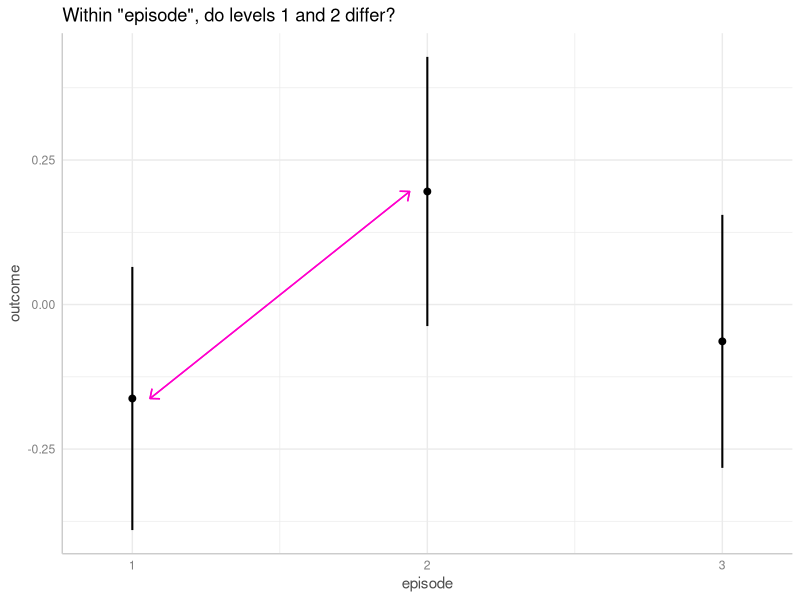

R code for this plot: (Note: this script raises an error after producing the figure.)
## ---- chunk 1
knitr::opts_chunk$set(
  collapse = TRUE,
  comment = "#>",
  dev = "png",
  fig.width = 7,
  fig.height = 3.5,
  message = FALSE, warning = FALSE
)
options(width = 800)
arrow_color <- "#FF00cc"

pkgs <- c(
  "ggplot2",
  "marginaleffects",
  "emmeans",
  "parameters",
  "htmltools"
)

if (!all(vapply(pkgs, requireNamespace, quietly = TRUE, FUN.VALUE = logical(1L)))) {
  knitr::opts_chunk$set(eval = FALSE)
}
## ---- chunk 2
library(htmltools)
callout_tip <- function(header = NULL, ...) {
  div(
    class = "callout-tip",
    tags$h1(
      tags$img(src = "../man/figures/summary.png", width = "16", height = "16", style = "vertical-align:middle"), # nolint
      header
    ),
    ...
  )
}
## ---- chunk 3
callout_tip(
  "Summary of most important points:",
  tags$ul(
    tags$li("The ", tags$em("ggeffects-package"), " relies on the ", tags$em("marginaleffects-package"), " by default to calculate contrasts and pairwise comparisons."), # nolint
    tags$li("Although this covers many different ways to test contrasts and comparisons, sometimes it can be convenient or necessary to calculate specific contrasts, like consecutive, interaction or custom contrasts. In this case (e.g. when ", tags$code("test=\"consecutive\""), ", or a data frame for custom contrasts), ", tags$code("test_predictions()"), " automatically switches the backend to the ", tags$em("emmeans-package"), "."), # nolint
    tags$li("The backend can also be changed explicitly by using the ", tags$code("engine"), " argument. Usually, this is not necessary, unless you want to calculate contrasts of random effects levels. This is currently only possible for ", tags$code("engine=\"ggeffects\""), " (see vignette \"Case Study: Intersectionality Analysis Using The MAIHDA Framework\").") # nolint
  )
)
## ---- chunk 4
library(ggeffects)
library(ggplot2)

set.seed(123)
n <- 200
d <- data.frame(
  outcome = rnorm(n),
  grp = as.factor(sample(c("treatment", "control"), n, TRUE)),
  episode = as.factor(sample(1:3, n, TRUE)),
  sex = as.factor(sample(c("female", "male"), n, TRUE, prob = c(0.4, 0.6)))
)
model1 <- lm(outcome ~ grp + episode + grp, data = d)
## ---- chunk 5
my_pred <- predict_response(model1, "episode", margin = "marginalmeans")
my_pred
## ---- chunk 6
p <- plot(my_pred)
line_data <- as.data.frame(my_pred, terms_to_colnames = FALSE)[1:2, ]
p + geom_segment(
  data = line_data,
  aes(
    x = as.numeric(x[1]) + 0.06, xend = as.numeric(x[2]) - 0.06,
    y = predicted[1], yend = predicted[2], group = NULL, color = NULL
  ),
  color = arrow_color,
  arrow = arrow(length = unit(0.1, "inches"), ends = "both", angle = 40)
) +
ggtitle("Within \"episode\", do levels 1 and 2 differ?")
## ---- chunk 7
# comparisons based on estimated marginal means, using "marginaleffects" package
test_predictions(model1, "episode", margin = "marginalmeans")

# comparisons using "emmeans" package
test_predictions(model1, "episode", engine = "emmeans")

# comparisons using "ggeffects" backend. This engine requires the
# ggeffects-object as input
test_predictions(my_pred, engine = "ggeffects")
## ---- chunk 8
model2 <- lm(outcome ~ grp * episode + grp, data = d)
## ---- chunk 9
my_pred <- predict_response(model2, c("episode", "grp"), margin = "marginalmeans")
my_pred
## ---- chunk 10
p <- plot(my_pred)
line_data <- as.data.frame(my_pred, terms_to_colnames = FALSE)[3:4, 1:2]
line_data$group_col <- "control"
p + geom_segment(
  data = line_data,
  aes(
    x = as.numeric(x[1]) - 0.06, xend = as.numeric(x[2]) + 0.06,
    y = predicted[1], yend = predicted[2], group = NULL, color = NULL
  ),
  color = arrow_color,
  arrow = arrow(length = unit(0.1, "inches"), ends = "both", angle = 40)
) +
ggtitle("Within level 2 of \"episode\", do treatment and control group differ?")
## ---- chunk 11
# we want "episode = 2-2" and "grp = control-treatment"

# comparisons based on estimated marginal means, using "marginaleffects" package
test_predictions(model2, c("episode [2]", "grp"), margin = "marginalmeans")

# comparisons based using "emmeans" package
test_predictions(model2, c("episode [2]", "grp"), engine = "emmeans")

# comparisons using "ggeffects" backend
my_pred <- predict_response(model2, c("episode [2]", "grp"), margin = "marginalmeans")
test_predictions(my_pred, engine = "ggeffects")
## ---- chunk 12
my_pred <- predict_response(model2, c("grp", "episode"))
p <- plot(my_pred)
line_data <- as.data.frame(my_pred, terms_to_colnames = FALSE)[, 1:2, ]
line_data$group_col <- "1"
p + geom_segment(
  data = line_data,
  aes(
    x = as.numeric(x[1]) - 0.05, xend = as.numeric(x[1]) - 0.05,
    y = predicted[1], yend = predicted[2], group = NULL, color = NULL
  ),
  color = "orange",
  arrow = arrow(length = unit(0.1, "inches"), ends = "both", angle = 40, type = "closed")
) + geom_segment(
  data = line_data,
  aes(
    x = as.numeric(x[4]) - 0.05, xend = as.numeric(x[4]) - 0.05,
    y = predicted[4], yend = predicted[5], group = NULL, color = NULL
  ),
  color = "orange",
  arrow = arrow(length = unit(0.1, "inches"), ends = "both", angle = 40, type = "closed")
) + geom_segment(
  data = line_data,
  aes(
    x = as.numeric(x[1]) - 0.05, xend = as.numeric(x[4]) - 0.05,
    y = (predicted[1] + predicted[2]) / 2,
    yend = (predicted[4] + predicted[5]) / 2, group = NULL, color = NULL
  ),
  color = arrow_color,
  arrow = arrow(length = unit(0.1, "inches"), ends = "both", angle = 40)
) +
ggtitle("Differnce-in-differences")
## ---- chunk 13
# specifying the difference-in-difference when using "marginaleffects"
test_predictions(model2, c("episode", "grp"), test = "(b1 - b3) = (b2 
- b4)", margin = "marginalmeans")

# "emmeans" provides similar comparisons when we set test = "interaction".
# This displays *all* possible differences-in-differences. The first row in
# this output is identical to the above result from "marginaleffects". The
# "emmeans" package is used automatically, when test = "interaction".
test_predictions(model2, c("episode", "grp"), test = "interaction")

# using "ggeffects", we also need to set test = "interaction" to get the same
# results. However, since by default "emmeans" us used, we also need to specify
# the "engine" argument
my_pred <- predict_response(model2, c("episode", "grp"), margin = "marginalmeans")
test_predictions(my_pred, test = "interaction", engine = "ggeffects")
